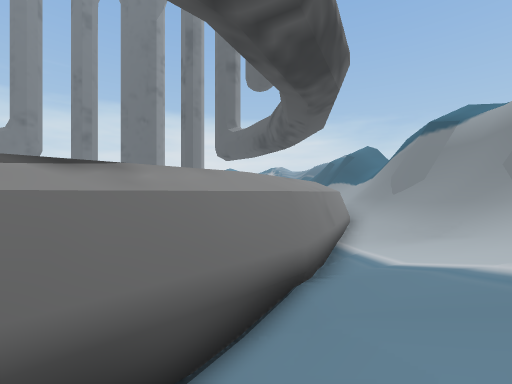
[1] (above)

18 first-person views from a walk through a scene from a Unity 3-D project. The camera is 1.5 m above the floor, looks level and sees 90° across. The floor is counted in squares, 2 m on a side. Each view is taken from the middle of a square. On the plan, view 1 faces up. The plan holds only what a view shows up to about 9 squares ahead; the rest is blank. The place goes on beyond the plan. The player is left out.

[2]
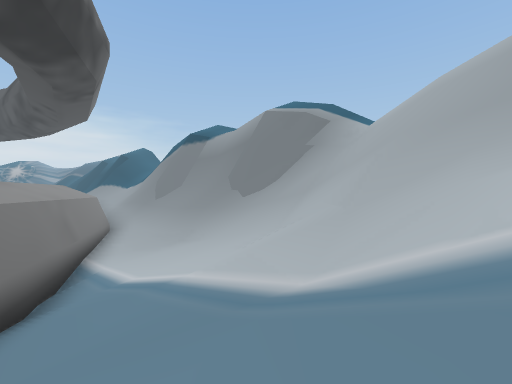

[3]
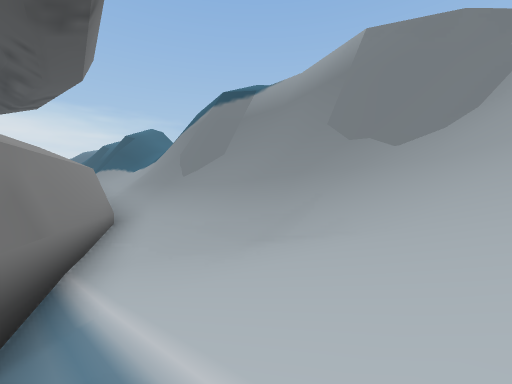

[4]
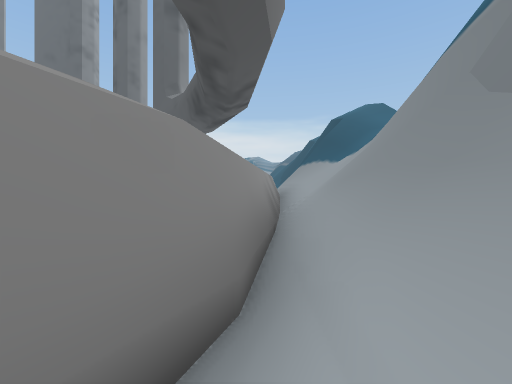

[5]
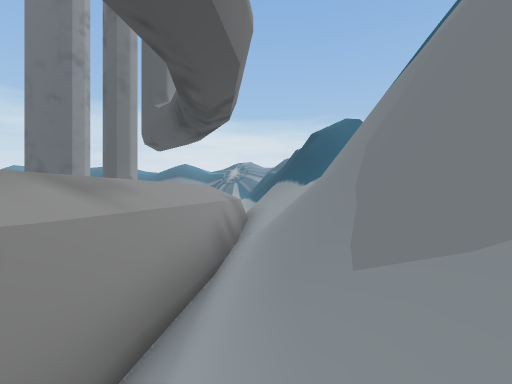

[6]
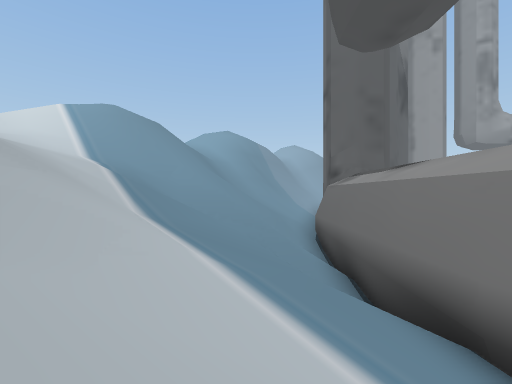

[7]
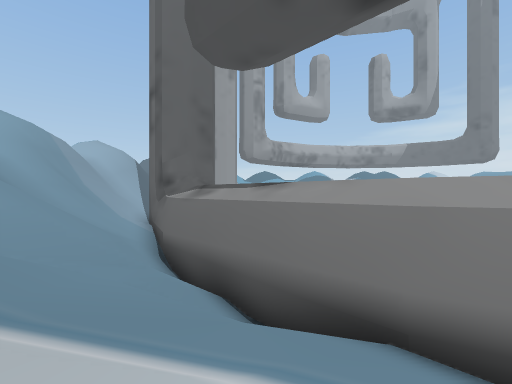

[8]
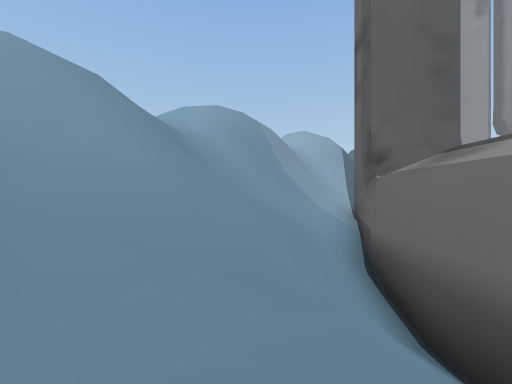

[9]
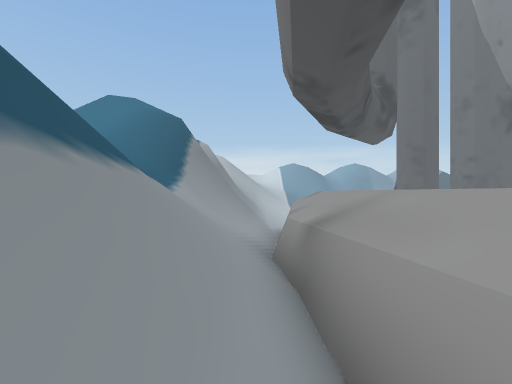

[10]
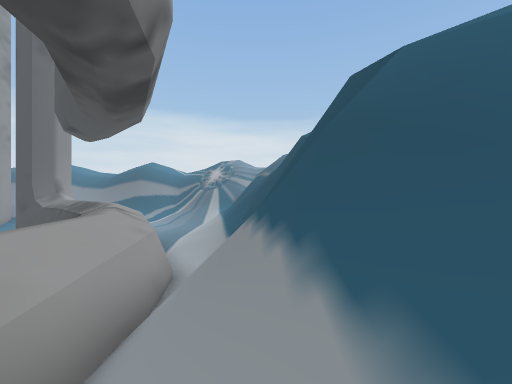

[11]
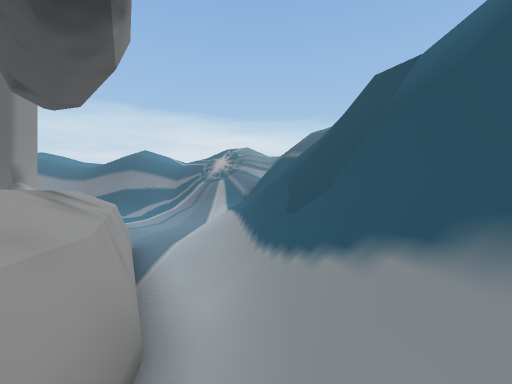

[12]
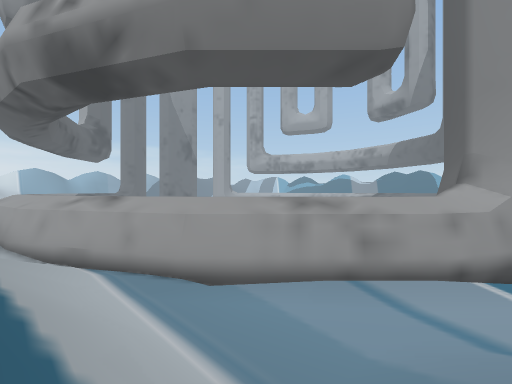

[13]
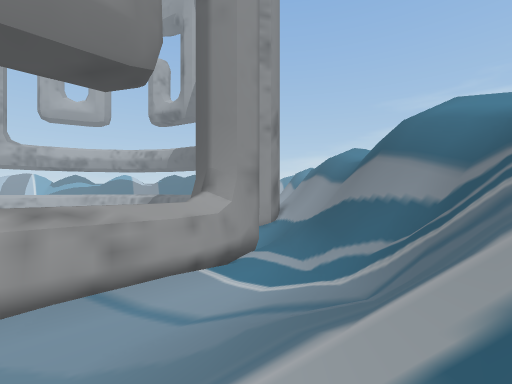

[14]
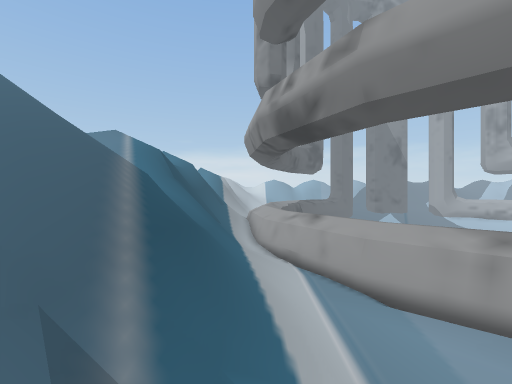

[15]
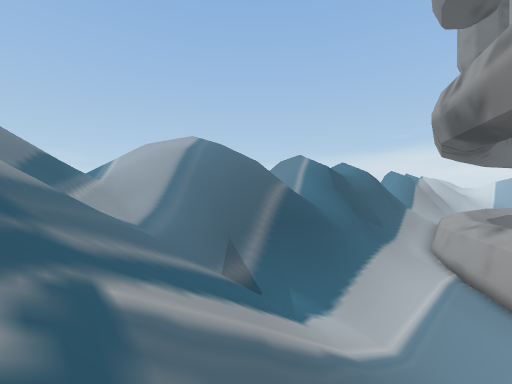

[16]
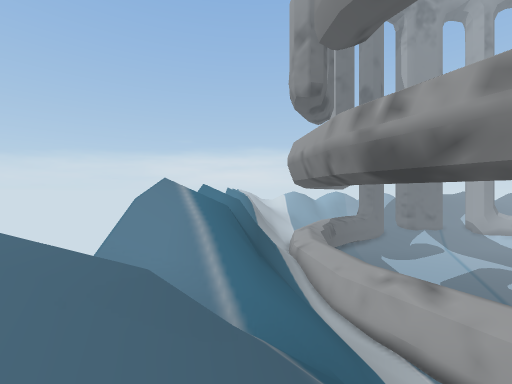

[17]
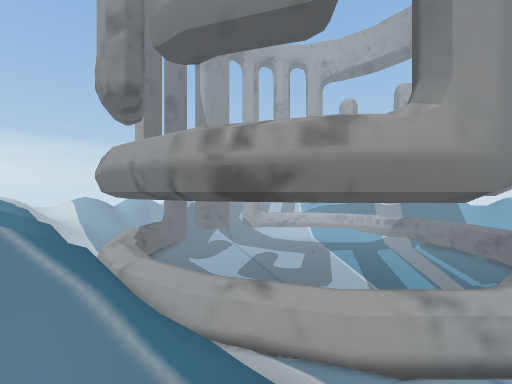

[18]
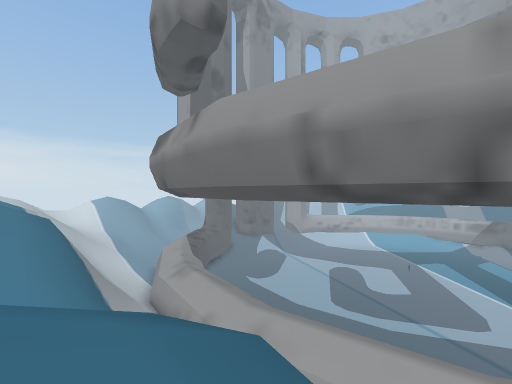

### Floor plan
Key: @ floor where view 1 was taken; # wall or solid block; x gap in a wall; . main floor; - floor 0.5 m lower than the main floor; _ floor 0.75 m lower than the main floor; / step, stairs or slope; = window, fence, low wall or low ledge; v drop or lower ground.
Columns run from 7 left of view 1 to 9 right of it. Each row starts with its distance up from view 1.
 39   ######//=/ ////
 38   ##/// /////////
 37   ...////////////
 36   ---.///////////
 35  #//---/////#v///
 34  ###/---..//#v///
 33    ##/--..//#v///
 32     ##/--.///v//
 31      ##/-./////
 30       ##/.///////
 29        ##.///////
 28         #/////v//
 27         ##///##//
 26          #///##/
 25          ##./##/
 24           #./##/
 23           #=/##//
 22            #/##//
 21            =/#v//
 20            =//#//
 19            =//=/
 18            #////
 17            #////
 16            #/////
 15            #/=#//
 14            #/##//
 13            #/##//
 12           #=/##//
 11           #x/#v/
 10           #./##/
  9          ##./##/
  8          #_./##/
  7         ##_./##/
  6         #///=#v/
  5        ##////# //
  4       ##/////////
  3      ##//////////
  2     ##//////////
  1    ##///////////
  0  ###///@////////
 -1 ##//////////

Positions as (right, up) in squares from view 1, and headings:
1: (0, 0), facing up
2: (1, 0), facing up-right
3: (2, 4), facing up-right
4: (4, 9), facing up
5: (5, 9), facing up
6: (4, 5), facing down-left
7: (4, 3), facing left
8: (1, 2), facing down-left
9: (5, 21), facing down
10: (6, 17), facing up
11: (5, 21), facing up
12: (4, 35), facing down-left
13: (4, 36), facing left
14: (4, 37), facing down
15: (1, 39), facing down-right
16: (7, 34), facing down
17: (9, 33), facing down-left
18: (9, 23), facing down-left
